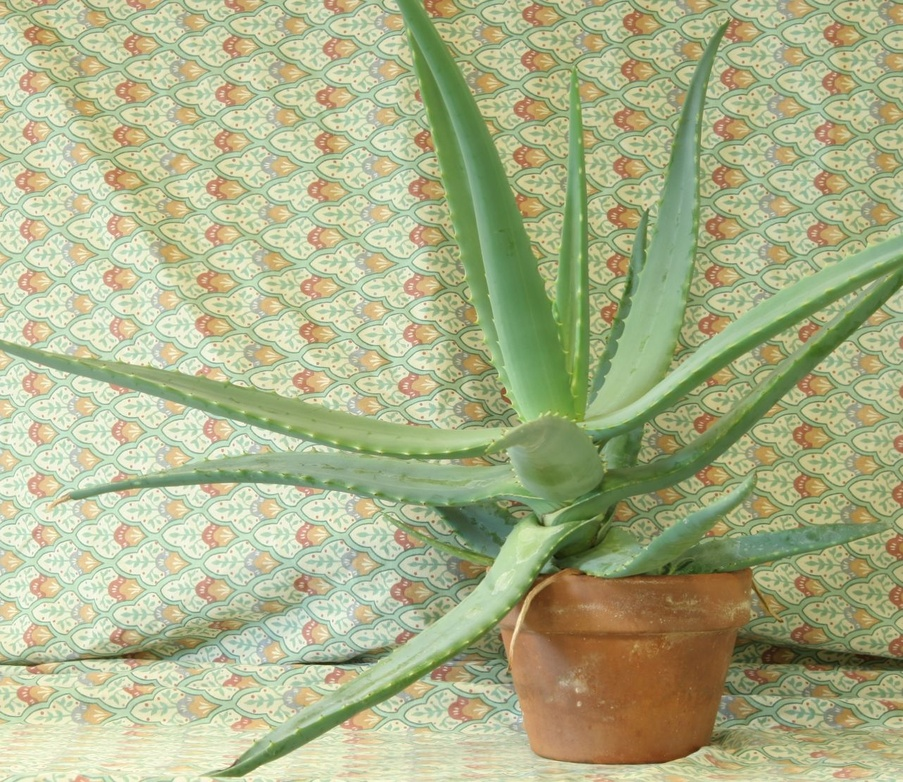
//> input picture 08_3D_vision/08_01_disparity/data/aloeL.jpg, 903 x 782 px, shrunk from 1282 x 1110 before the run
$ ./main ../../08_3D_vision/08_01_disparity/data/aloeL.jpg   (built with g++ and OpenCV 4)
//> lines starting //> are read from the running program, lines starting //| are printed output that depends on the picture; after the words box and inside, x2 and y2 are one past the last pixel; in counts of white or black regions, pixels touching at a corner belong together
/**
 * @file main.cpp
 * @brief Image moments calculation for contour analysis using OpenCV
 * @author José Miguel Guerrero Hernández
 * @note This example demonstrates how to compute spatial, central, and
 *       normalized central moments from contours, as well as area and perimeter
 * @see https://docs.opencv.org/3.4/d8/d23/classcv_1_1Moments.html
 */

#include <cstdlib>
#include <opencv2/highgui.hpp>
#include <opencv2/imgproc.hpp>
#include <iostream>
#include <iomanip>
#include <vector>

namespace Config
{
// Preprocessing parameters
constexpr int GAUSSIAN_KERNEL_SIZE = 5;
constexpr double GAUSSIAN_SIGMA = 0.0;

// Edge detection parameters
constexpr double CANNY_THRESHOLD_LOW = 50.0;
constexpr double CANNY_THRESHOLD_HIGH = 100.0;
constexpr int CANNY_APERTURE_SIZE = 3;

// Contour filtering
constexpr double MIN_CONTOUR_AREA = 100.0;

// Display parameters
constexpr size_t MAX_MOMENTS_DISPLAY = 3;
constexpr int CENTROID_RADIUS = 5;
constexpr int CONTOUR_THICKNESS = 2;
constexpr double TEXT_FONT_SCALE = 0.4;
constexpr int TEXT_THICKNESS = 1;
constexpr int TEXT_OFFSET_X = 10;
constexpr int TEXT_OFFSET_Y = -10;
}

/**
 * @brief Display all moment values for a given contour
 * @param moments Moments structure containing spatial, central, and normalized moments
 *
 * Moments are computed as:
 * - Spatial moments: m_ij = sum(I(x,y) * x^i * y^j)
 * - Central moments: mu_ij = sum(I(x,y) * (x - x_bar)^i * (y - y_bar)^j)
 * - Normalized central moments: nu_ij = mu_ij / m00^((i+j)/2 + 1)
 */
void displayMoments(const cv::Moments & moments)
{
  std::cout << "  Spatial moments:" << std::endl;
  std::cout << "    m00 = " << std::fixed << std::setprecision(2) << moments.m00
            << ", m10 = " << moments.m10 << ", m01 = " << moments.m01 << std::endl;
  std::cout << "    m20 = " << moments.m20 << ", m11 = " << moments.m11
            << ", m02 = " << moments.m02 << std::endl;
  std::cout << "    m30 = " << moments.m30 << ", m21 = " << moments.m21
            << ", m12 = " << moments.m12 << ", m03 = " << moments.m03 << std::endl;

  std::cout << "  Central moments:" << std::endl;
  std::cout << "    mu20 = " << moments.mu20 << ", mu11 = " << moments.mu11
            << ", mu02 = " << moments.mu02 << std::endl;
  std::cout << "    mu30 = " << moments.mu30 << ", mu21 = " << moments.mu21
            << ", mu12 = " << moments.mu12 << ", mu03 = " << moments.mu03 << std::endl;

  std::cout << "  Normalized central moments:" << std::endl;
  std::cout << "    nu20 = " << moments.nu20 << ", nu11 = " << moments.nu11
            << ", nu02 = " << moments.nu02 << std::endl;
  std::cout << "    nu30 = " << moments.nu30 << ", nu21 = " << moments.nu21
            << ", nu12 = " << moments.nu12 << ", nu03 = " << moments.nu03 << std::endl;
}

/**
 * @brief Calculate centroid from spatial moments
 * @param moments Moments structure
 * @return Centroid point (x̄, ȳ) = (m10/m00, m01/m00)
 */
cv::Point2f calculateCentroid(const cv::Moments & moments)
{
  if (moments.m00 != 0) {
    return cv::Point2f(
      static_cast<float>(moments.m10 / moments.m00),
      static_cast<float>(moments.m01 / moments.m00)
    );
  }
  return cv::Point2f(0.0f, 0.0f);
}

/**
 * @brief Filter contours by minimum area
 * @param contours Input contours
 * @param minArea Minimum area threshold
 * @return Filtered contours
 */
std::vector<std::vector<cv::Point>> filterContoursByArea(
  const std::vector<std::vector<cv::Point>> & contours,
  double minArea)
{
  std::vector<std::vector<cv::Point>> filtered;
  for (const auto & contour : contours) {
    if (cv::contourArea(contour) > minArea) {
      filtered.push_back(contour);
    }
  }
  return filtered;
}

int main(int argc, char ** argv)
{
  // ========================================
  // Load Input Image
  // ========================================
  // Command-line arguments; --help prints the usage
  cv::CommandLineParser parser(argc, argv,
    "{help h | | Show this help message}"
    "{@input | ../../data/coins.jpg | Input file}");
  if (parser.has("help")) {
    parser.printMessage();
    return EXIT_SUCCESS;
  }
  const std::string image_path = parser.get<std::string>("@input");

  // Without this, a malformed value (--frames=xyz) is reported by the parser
  // but the example carries on with the default, which is the hardest kind
  // of failure to diagnose. Note it validates values, not option names:
  // cv::CommandLineParser ignores an unknown option without complaining
  if (!parser.check()) {
    parser.printErrors();
    return EXIT_FAILURE;
  }
  const cv::Mat src = cv::imread(cv::samples::findFile(image_path, false), cv::IMREAD_COLOR);
//> src is the input picture: 782 rows x 903 cols, CV_8UC3; mean B, G, R 136.7, 177.2, 171.2

  if (src.empty()) {
    std::cerr << "Error: Could not open or find the image!" << std::endl;
    std::cerr << "Path: " << image_path << std::endl;
    std::cerr << "Usage: " << argv[0] << " <Input image>" << std::endl;
    return EXIT_FAILURE;
  }

  std::cout << "Image loaded: " << src.cols << "x" << src.rows << " pixels\n" << std::endl;
//| Image loaded: 903x782 pixels

  // ========================================
  // Preprocessing
  // ========================================
  cv::Mat gray, blurred;
  cv::cvtColor(src, gray, cv::COLOR_BGR2GRAY);
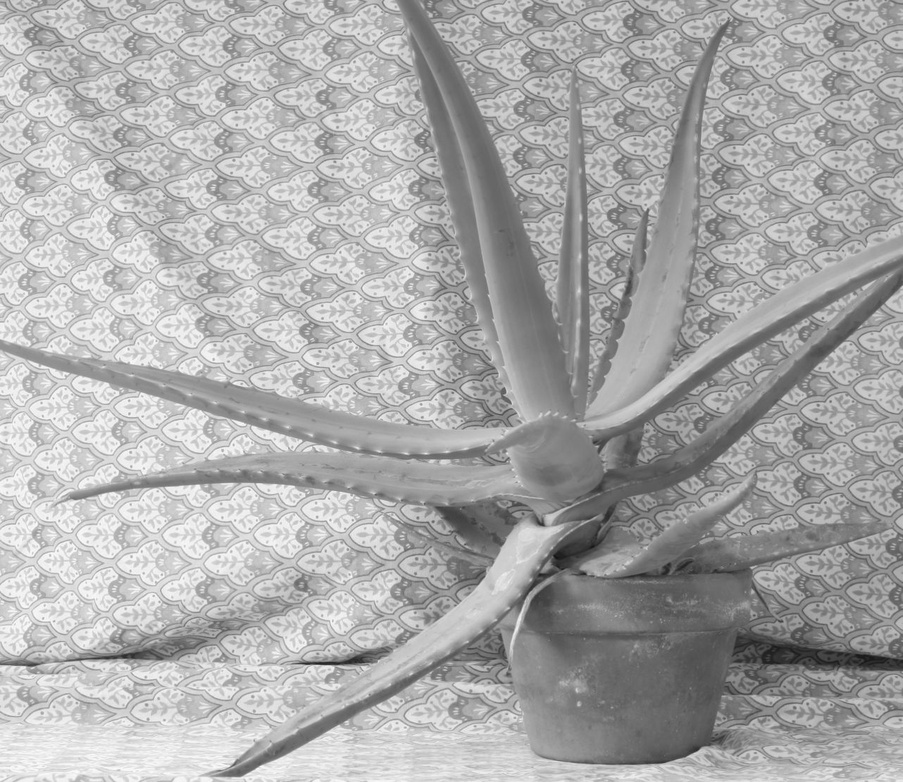
//> gray: 782 rows x 903 cols, CV_8UC1; min 18, max 253, mean 170.8
  cv::GaussianBlur(gray, blurred,
                   cv::Size(Config::GAUSSIAN_KERNEL_SIZE, Config::GAUSSIAN_KERNEL_SIZE),
                   Config::GAUSSIAN_SIGMA);

  // ========================================
  // Edge Detection and Contour Finding
  // ========================================
  cv::Mat edges;
  cv::Canny(blurred, edges,
            Config::CANNY_THRESHOLD_LOW,
            Config::CANNY_THRESHOLD_HIGH,
            Config::CANNY_APERTURE_SIZE);
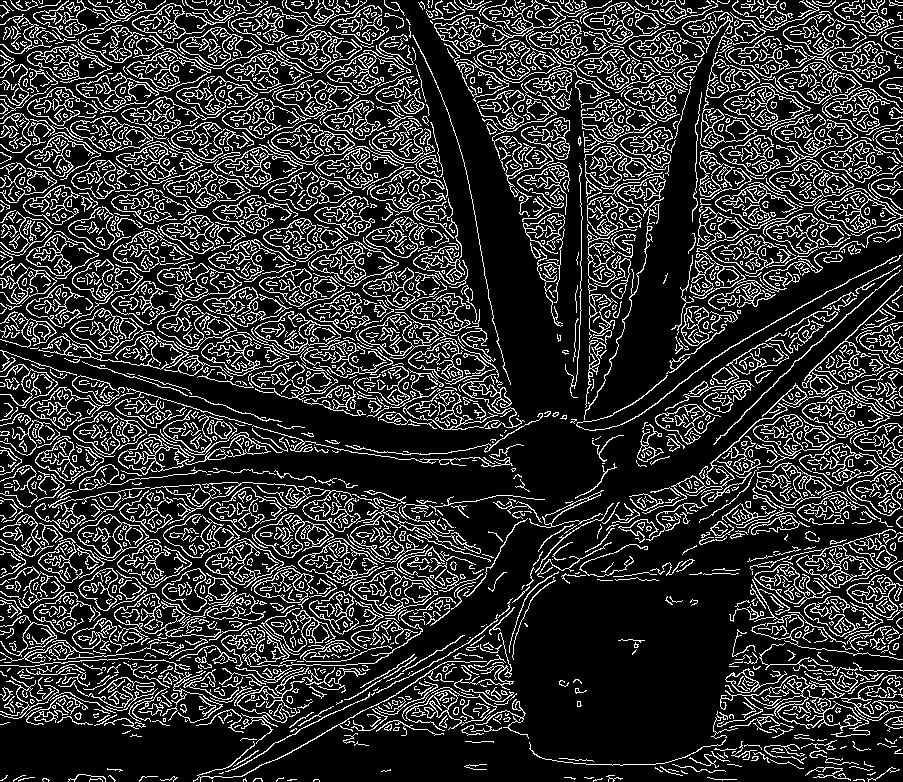
//> edges: 782 rows x 903 cols, CV_8UC1; 19.7% white in thin lines or dots

  std::vector<std::vector<cv::Point>> contours;
  std::vector<cv::Vec4i> hierarchy;
  cv::findContours(edges, contours, hierarchy, cv::RETR_TREE, cv::CHAIN_APPROX_SIMPLE);
//> contours = 3616 contours, 2625 with area under 20; largest, box (x1, y1, x2, y2) and area: (254, 311, 341, 352) 1876, (796, 529, 897, 588) 1846, (77, 514, 149, 561) 1744, (434, 0, 566, 54) 1684, (434, 15, 509, 54) 1353
  std::cout << "Total contours found: " << contours.size() << std::endl;
//| Total contours found: 3616

  // Filter out small contours to remove noise
  const auto filtered_contours = filterContoursByArea(contours, Config::MIN_CONTOUR_AREA);
//> the loop in filterContoursByArea, `for (const auto & contour : contours)` made 3616 passes
//> contour on pass 1: 2 Points (x, y): [212, 780], [212, 781]
//> after the loop in filterContoursByArea, `for (const auto & contour : contours)`: filtered = 220 contours; largest, box (x1, y1, x2, y2) and area: (254, 311, 341, 352) 1876, (796, 529, 897, 588) 1846, (77, 514, 149, 561) 1744, (434, 0, 566, 54) 1684, (434, 15, 509, 54) 1353
//> filtered_contours has the same summary as filtered in filterContoursByArea
  std::cout << "Contours after filtering (area > " << Config::MIN_CONTOUR_AREA << "): "
            << filtered_contours.size() << "\n" << std::endl;
//| Contours after filtering (area > 100): 220

  // ========================================
  // Calculate Moments and Centroids
  // ========================================
  // cv::moments calculates all spatial, central, and normalized moments up to 3rd order
  std::vector<cv::Moments> moments(filtered_contours.size());
//> moments = 220 items
  std::vector<cv::Point2f> centroids(filtered_contours.size());

  for (size_t i = 0; i < filtered_contours.size(); ++i) {
    moments[i] = cv::moments(filtered_contours[i]);
    centroids[i] = calculateCentroid(moments[i]);
  }
//> after the loop, centroids = 220 Points (x, y), first 12: [45.52, 716.3], [831.3, 716.6], [780.1, 688.5], [742.9, 681.8], [742, 682.5], [323.5, 727.8], [221.6, 657.9], [246.9, 647.6], [301, 626.6], [828.4, 613.8], [147.3, 614.6], [335.4, 611.7]

  // ========================================
  // Visualization
  // ========================================
  // Draw colored contours on black background
  cv::Mat contours_colored = cv::Mat::zeros(edges.size(), CV_8UC3);
  // cv::RNG with a fixed seed: same colors on every run (reproducible
  // figures for the book, unlike rand() without srand())
  cv::RNG rng(12345);
  for (size_t i = 0; i < filtered_contours.size(); ++i) {
    const cv::Scalar color(rng.uniform(0, 256), rng.uniform(0, 256), rng.uniform(0, 256));
    cv::drawContours(contours_colored, filtered_contours, static_cast<int>(i),
                     color, cv::FILLED, cv::LINE_8);
  }
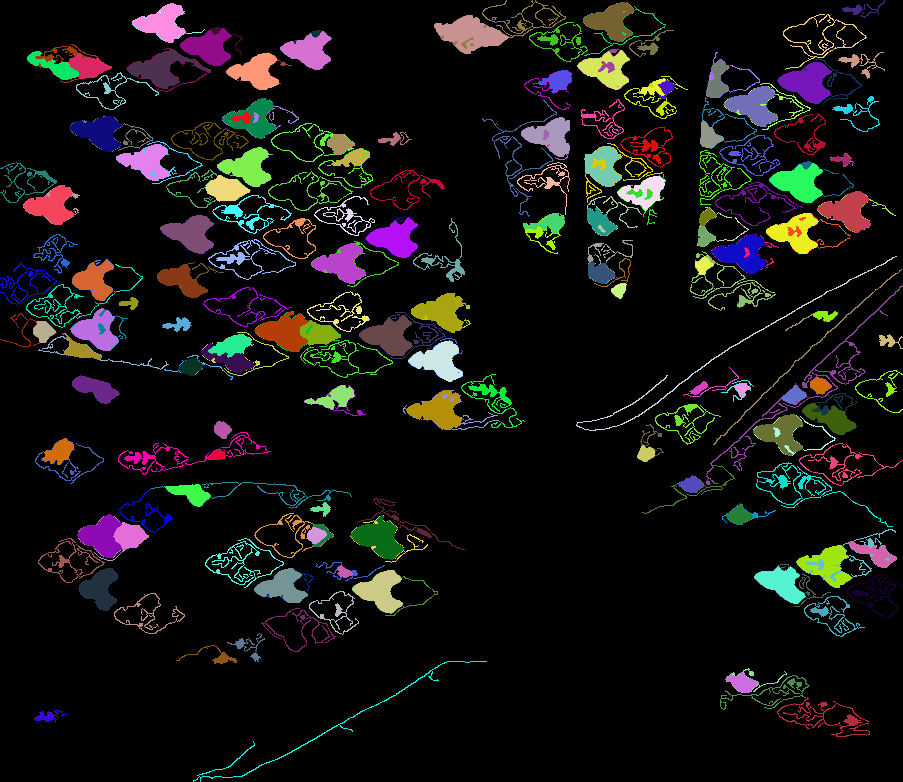
//> contours_colored: 782 rows x 903 cols, CV_8UC3; mean B, G, R 17.6, 18.6, 19.4

  // Draw contours with centroids on original image
  cv::Mat image_with_centroids = src.clone();
  for (size_t i = 0; i < filtered_contours.size(); ++i) {
    // Draw contour outline in green
    cv::drawContours(image_with_centroids, filtered_contours, static_cast<int>(i),
                     cv::Scalar(0, 255, 0), Config::CONTOUR_THICKNESS, cv::LINE_8);

    // Draw centroid as red circle
    cv::circle(image_with_centroids, centroids[i],
               Config::CENTROID_RADIUS, cv::Scalar(0, 0, 255), cv::FILLED);

    // Add centroid coordinates as text
    const std::string coord_text = "(" +
      std::to_string(static_cast<int>(centroids[i].x)) + "," +
      std::to_string(static_cast<int>(centroids[i].y)) + ")";
    cv::putText(image_with_centroids, coord_text,
                cv::Point(centroids[i].x + Config::TEXT_OFFSET_X,
                         centroids[i].y + Config::TEXT_OFFSET_Y),
                cv::FONT_HERSHEY_SIMPLEX, Config::TEXT_FONT_SCALE,
                cv::Scalar(0, 0, 0), Config::TEXT_THICKNESS);
  }
//> this loop made 220 passes
//> coord_text on passes 1 to 3: "(45,716)", "(831,716)", "(780,688)"
//> pass 1, `cv::putText(image_with_centroids, coord_text, cv::Point(centroids[i].x..`:
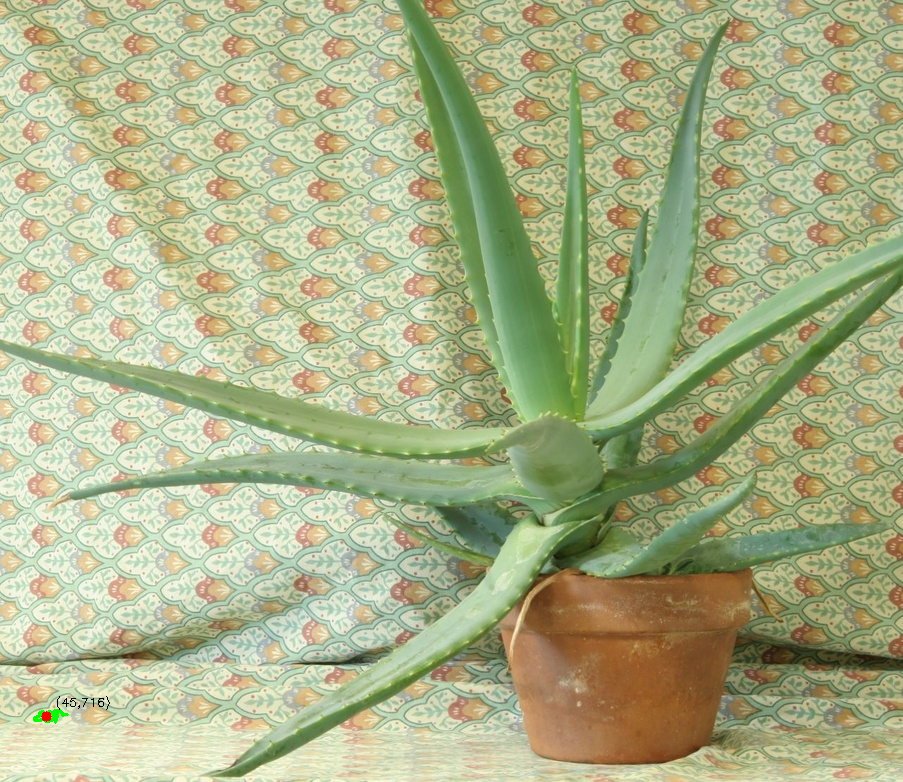
//> image_with_centroids: 782 rows x 903 cols, CV_8UC3; 0.06% of pixels changed, all inside (x1, y1, x2, y2) = (33, 696, 110, 724)
//> pass 3, `cv::putText(image_with_centroids, coord_text, cv::Point(centroids[i].x..`:
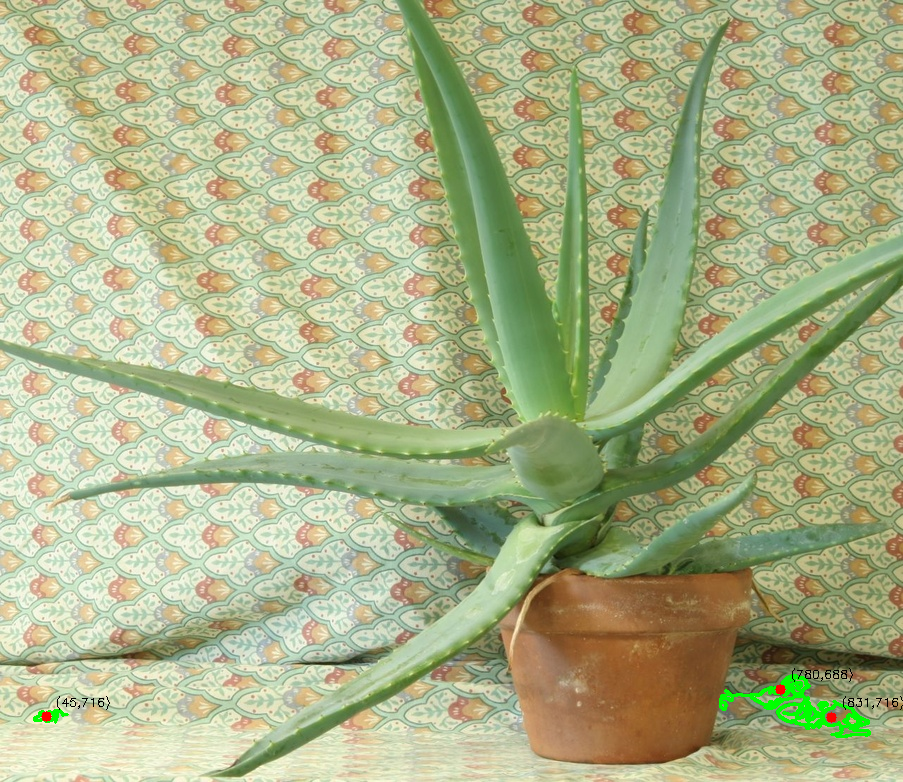
//> image_with_centroids: 782 rows x 903 cols, CV_8UC3; mean B, G, R 136, 177.4, 170.5
//> after the loop:
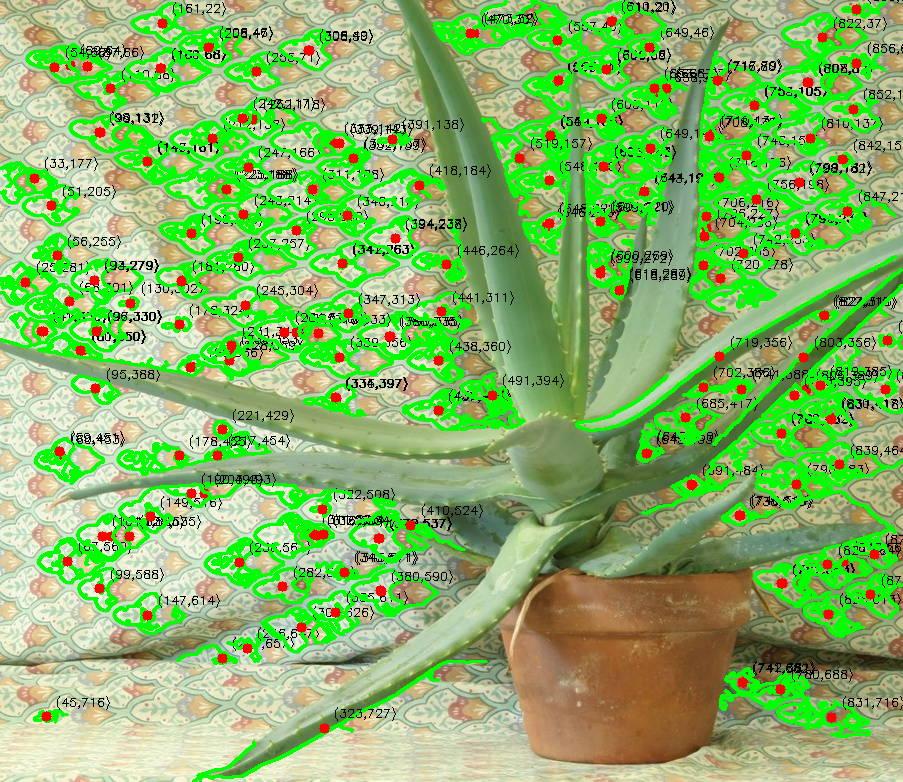
//> image_with_centroids: 782 rows x 903 cols, CV_8UC3; mean B, G, R 103.1, 181.5, 134.7

  // ========================================
  // Console Output: Detailed Moments
  // ========================================
  const size_t num_to_display = std::min(Config::MAX_MOMENTS_DISPLAY, filtered_contours.size());
//> num_to_display = 3

  std::cout << "========================================" << std::endl;
  std::cout << "Detailed Moments Information" << std::endl;
  std::cout << "========================================" << std::endl;

  for (size_t i = 0; i < num_to_display; ++i) {
    std::cout << "\nContour #" << i << ":" << std::endl;
    std::cout << "  Centroid: (" << std::fixed << std::setprecision(2)
              << centroids[i].x << ", " << centroids[i].y << ")" << std::endl;
    displayMoments(moments[i]);
  }
//> this loop made 3 passes
//| Contour #0:
//|   Centroid: (45.52, 716.34)
//|   Spatial moments:
//|     m00 = 116.50, m10 = 5302.67, m01 = 83454.00
//> (the first 4 of 36 printed lines)

  if (filtered_contours.size() > num_to_display) {
    std::cout << "\n(Showing only first " << num_to_display
              << " of " << filtered_contours.size() << " contours)" << std::endl;
//| (Showing only first 3 of 220 contours)
  }

  // ========================================
  // Console Output: Area and Perimeter
  // ========================================
  std::cout << "\n========================================" << std::endl;
  std::cout << "Area and Perimeter Summary" << std::endl;
  std::cout << "========================================" << std::endl;
  std::cout << std::fixed << std::setprecision(2);

  for (size_t i = 0; i < filtered_contours.size(); ++i) {
    const double area_moment = moments[i].m00;
    const double area_opencv = cv::contourArea(filtered_contours[i]);
    const double perimeter = cv::arcLength(filtered_contours[i], true);

    std::cout << "Contour #" << std::setw(2) << i << " | "
              << "Area (m00): " << std::setw(8) << area_moment << " | "
              << "Area (cv): " << std::setw(8) << area_opencv << " | "
              << "Perimeter: " << std::setw(8) << perimeter << std::endl;
  }
//> this loop made 220 passes
//> (area_moment, area_opencv, perimeter) on passes 1 to 3: (116.5, 116.5, 129.6), (225, 225, 932.8), (125.5, 125.5, 704.9)
//| Contour # 0 | Area (m00):   116.50 | Area (cv):   116.50 | Perimeter:   129.64
//| Contour # 1 | Area (m00):   225.00 | Area (cv):   225.00 | Perimeter:   932.83
//| Contour # 2 | Area (m00):   125.50 | Area (cv):   125.50 | Perimeter:   704.91
//| Contour # 3 | Area (m00):   418.00 | Area (cv):   418.00 | Perimeter:   219.28
//| Contour # 4 | Area (m00):   348.50 | Area (cv):   348.50 | Perimeter:   122.61
//| Contour # 5 | Area (m00):   129.50 | Area (cv):   129.50 | Perimeter:   924.73
//| Contour # 6 | Area (m00):   133.50 | Area (cv):   133.50 | Perimeter:   181.10
//| Contour # 7 | Area (m00):   115.00 | Area (cv):   115.00 | Perimeter:   239.08
//> (output is shown up to pass 8 of 220)
  std::cout << "========================================\n" << std::endl;

  // ========================================
  // Display Results
  // ========================================
  cv::imshow("Original Image", src);
  cv::imshow("Grayscale", gray);
  cv::imshow("Gaussian Blur", blurred);
  cv::imshow("Canny Edges", edges);
  cv::imshow("Colored Contours", contours_colored);
  cv::imshow("Contours with Centroids", image_with_centroids);

  std::cout << "Press any key to exit..." << std::endl;
  cv::waitKey(0);
  cv::destroyAllWindows();

  return EXIT_SUCCESS;
}
